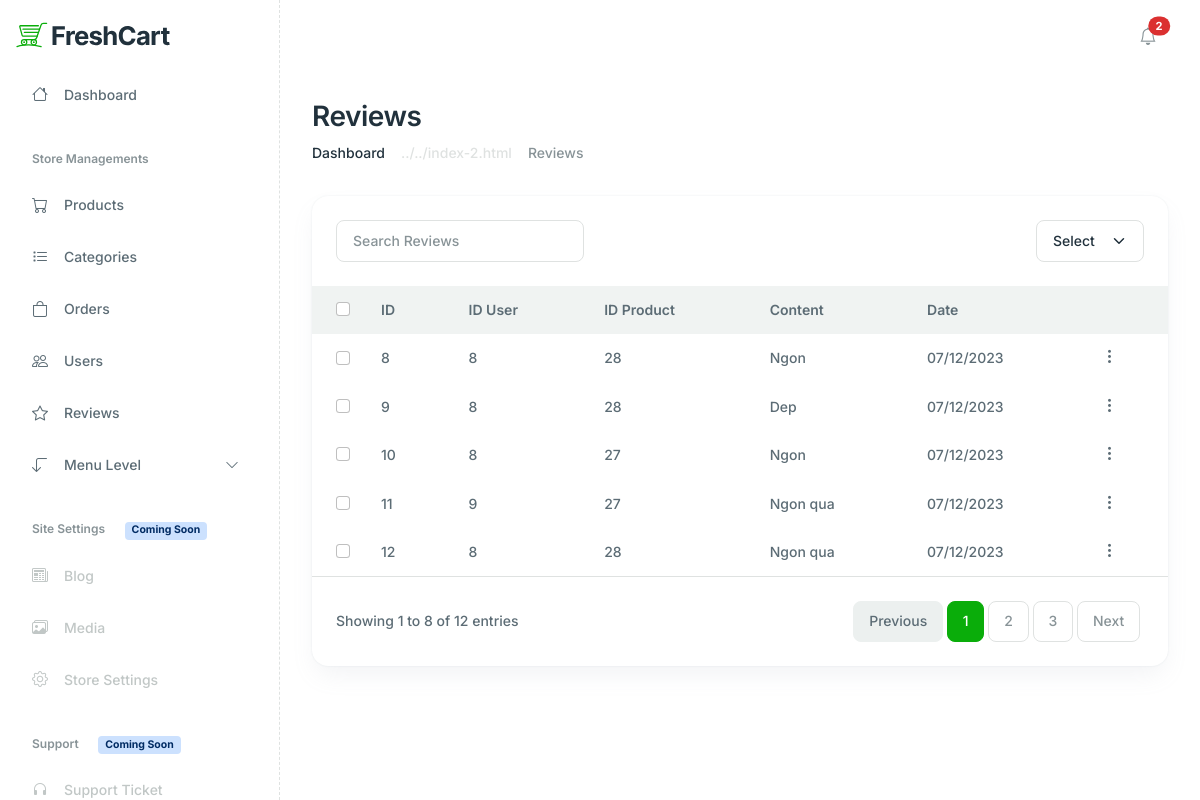
The page /admin/index.php?act=list_review on the database its author committed.
### tables this page shows
CREATE TABLE `review` (
  `id` int(11) NOT NULL,
  `id_user` int(11) NOT NULL,
  `id_product` int(11) NOT NULL,
  `content` varchar(255) NOT NULL,
  `date` date NOT NULL
);

### model/pdo.php (called while the page is built, shortened)
<?php
function pdo_get_connection(){
    $servername = "localhost";
    $username = "root";
    $password = "";
    try {
        $conn = new PDO("mysql:host=$servername;dbname=freshcart", $username, $password);
        $conn->setAttribute(PDO::ATTR_ERRMODE, PDO::ERRMODE_EXCEPTION);
        return $conn;
    } catch(PDOException $e) {
        echo "Connection failed: " . $e->getMessage();
    }
}
function pdo_query($sql){
    $sql_args=array_slice(func_get_args(),1);
    try{
        $conn=pdo_get_connection();
        $stmt=$conn->prepare($sql);
        $stmt->execute($sql_args);
        $rows=$stmt->fetchAll();
        return $rows;
    }
    catch(PDOException $e){
        throw $e;
    }
    finally{
        unset($conn);
    }
}
?>

### model/review.php (called while the page is built, shortened)
<?php
    function loadall_review($id_product = 0) {
        $sql = "SELECT r.*, u.user AS user_name FROM `review` r
        JOIN `user` u ON r.id_user = u.id
        WHERE 1";
        $listReview = pdo_query($sql);
        return $listReview;
    }
?>

### admin/review/list.php (the view, shortened to what this page needs)
<div class="main-wrapper">
    <?php include 'box_left.php'; ?>
    <main class="main-content-wrapper">
        <div class="container">
            <div class="row mb-8">
                <div class="col-md-12">
                    <div>
                        <h2>Reviews</h2>
                        <nav aria-label="breadcrumb">
                            <ol class="breadcrumb mb-0">
                                <li class="breadcrumb-item"><a href="#" class="text-inherit">Dashboard</a></li>
                                <li class="breadcrumb-item active" aria-current="page">Reviews</li>
                            </ol>
                        </nav>
                    </div>
                </div>
            </div>
            <div class="row">
                <div class="col-xl-12 col-12 mb-5">
                    <div class="card h-100 card-lg">
                        <div class="p-6">
                            <div class="row justify-content-between">
                                <div class="col-md-4 col-12 mb-2 mb-md-0">
                                    <form class="d-flex" role="search">
                                        <input class="form-control" type="search" placeholder="Search Reviews" aria-label="Search" />
                                    </form>
                                </div>
                                <div class="col-lg-2 col-md-4 col-12">
                                    <select class="form-select">
                                        <option selected>Select Rating</option>
                                    </select>
                                </div>
                            </div>
                        </div>
                        <div class="card-body p-0">
                            <div class="table-responsive">
                                <table class="table table-centered table-hover table-borderless mb-0 table-with-checkbox text-nowrap">
                                    <thead class="bg-light">
                                        <tr>
                                            <th>
                                                <div class="form-check">
                                                    <input class="form-check-input" type="checkbox" value="" id="checkAll" />
                                                </div>
                                            </th>
                                            <th>ID</th>
                                            <th>ID User</th>
                                            <th>ID Product</th>
                                            <th>Content</th>
                                            <th>Date</th>
                                            <th></th>
                                        </tr>
                                    </thead>
                                    <tbody>
                                        <?php
                                            foreach ($listReview as $value) {
                                                extract($value);
                                        ?>
                                        <tr>
                                            <td>
                                                <div class="form-check">
                                                    <input class="form-check-input" type="checkbox" value="" id="reviewOne" />
                                                </div>
                                            </td>
                                            <td><?= $id ?></td>
                                            <td><?= $id_user ?></td>
                                            <td><?= $id_product ?></td>
                                            <td><?= $content ?></td>
                                            <td><?= date('d/m/Y', strtotime($date)) ?></td>
                                            <td>
                                                <div class="dropdown">
                                                    <a href="#" class="text-reset" data-bs-toggle="dropdown" aria-expanded="false">
                                                        <i class="feather-icon icon-more-vertical fs-5"></i>
                                                    </a>
                                                </div>
                                            </td>
                                        </tr>
                                        <?php
                                            }
                                        ?>
                                    </tbody>
                                </table>
                            </div>
                            <div class="border-top d-md-flex justify-content-between align-items-center p-6">
                                <span>Showing 1 to 8 of 12 entries</span>
                                <nav class="mt-2 mt-md-0">
                                    <ul class="pagination mb-0">
                                        <li class="page-item disabled"><a class="page-link" href="#!">Previous</a>
                                        </li>
                                        <li class="page-item"><a class="page-link active" href="#!">1</a></li>
                                        <li class="page-item"><a class="page-link" href="#!">2</a></li>
                                        <li class="page-item"><a class="page-link" href="#!">3</a></li>
                                        <li class="page-item"><a class="page-link" href="#!">Next</a></li>
                                    </ul>
                                </nav>
                            </div>
                        </div>
                    </div>
                </div>
            </div>
        </div>
    </main>

### rows shown on the page
review: id "8", id_user "8", id_product "28", content "Ngon", date "07/12/2023"
review: id "9", id_user "8", id_product "28", content "Dep", date "07/12/2023"
review: id "10", id_user "8", id_product "27", content "Ngon", date "07/12/2023"
review: id "11", id_user "9", id_product "27", content "Ngon qua", date "07/12/2023"
review: id "12", id_user "8", id_product "28", content "Ngon qua", date "07/12/2023"
